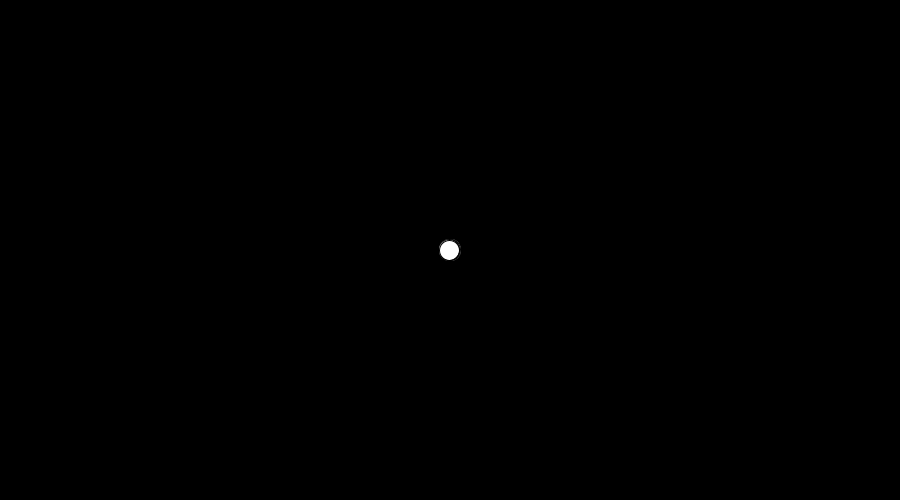
Frame 1 (no input)
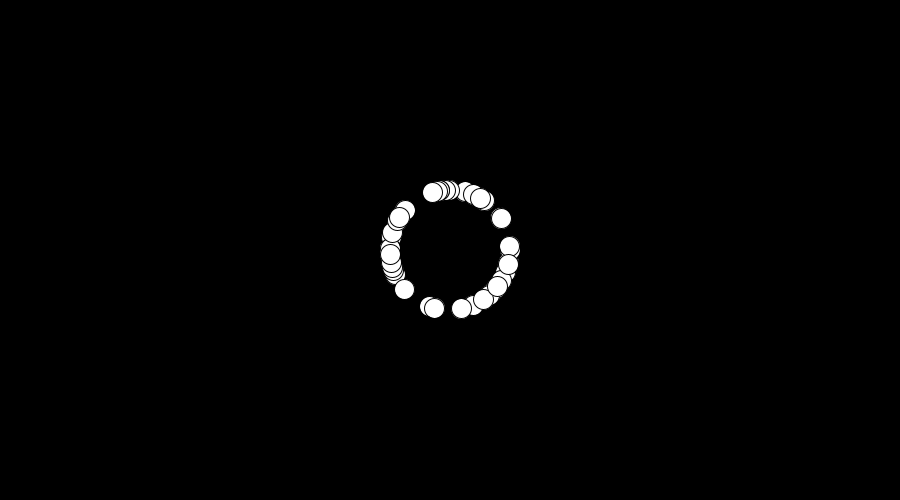
Frame 60 (the mouse pressed at the canvas centre just before this capture)
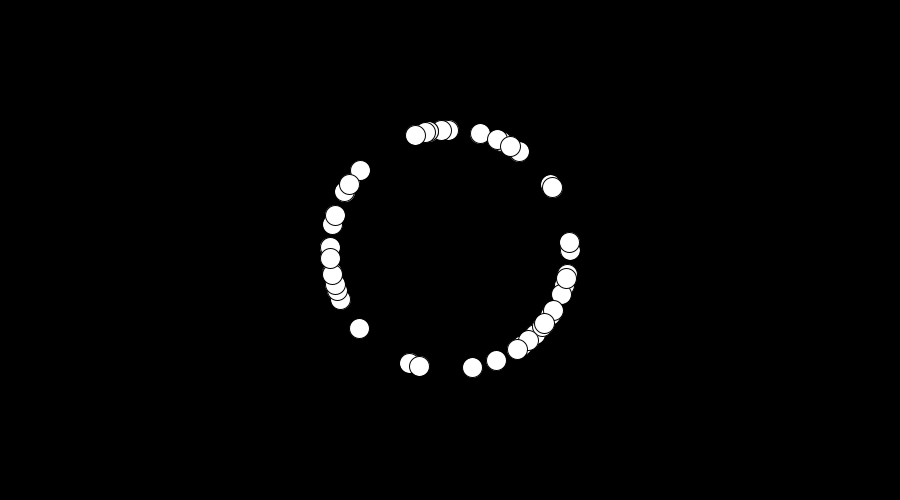
Frame 120 (the mouse held since frame 60 and released just before this capture)

The Processing sketch that drew these frames (run headless with seeded random() and noise(); from frame 60 on, the mouse is pressed at the canvas centre):

// Processing sketch: bouncing_ball_class
// ── bouncing_ball_class.pde
ball []z = new ball[50];

void setup(){
  size(900,500);
  for (int i=0; i < z.length; i++){
  z[i]= new ball();
  }
}

void draw() {
  background(0);
  for (int i=0; i < z.length; i++){
  z[i].move();
  z[i].bounce();
  z[i].display();
  }
}

class ball {
  float sz;
  PVector loc, vel;

  ball() {
    sz=20;
    loc= new PVector(width/2, height/2);
    vel= PVector.random2D();
  }

  void display() {
    ellipse(loc.x, loc.y, sz, sz);
  }

  void move() {
    loc.add(vel);
  }

  void bounce() {
    if (loc.x +sz/2 > width || loc.x-sz/2<0) {
      vel.x*=-1;
    }
    if (loc.y +sz/2 >height || loc.y-sz/2<0) {
      vel.y*=-1;
    }
  }
}
